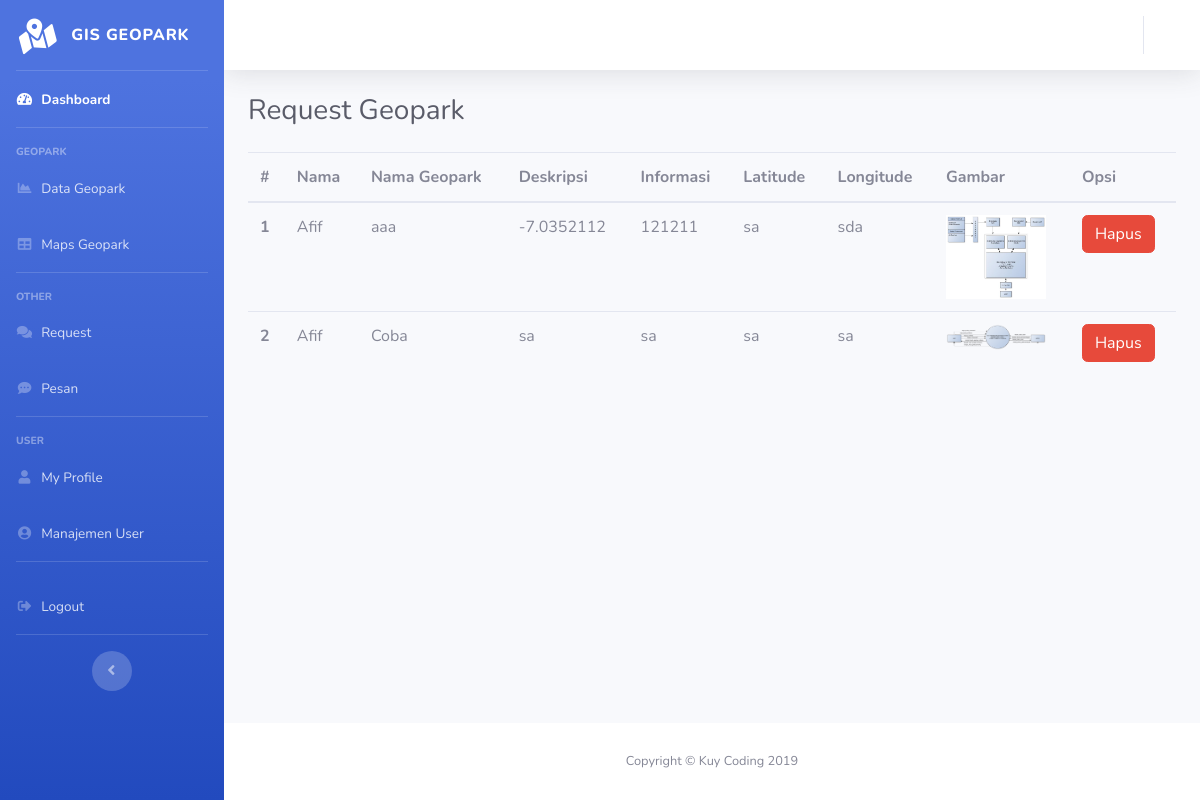
The page /admin/req.php (signed in) on the database its author committed.
### tables this page shows
CREATE TABLE `request` (
  `id_request` int(11) NOT NULL,
  `id_user` int(11) NOT NULL,
  `nama_geo` varchar(128) NOT NULL,
  `deskripsi` text NOT NULL,
  `info` text NOT NULL,
  `lat` varchar(128) NOT NULL,
  `lon` varchar(128) NOT NULL,
  `gambar` text NOT NULL
);

CREATE TABLE `user` (
  `id_user` int(11) NOT NULL,
  `nama` varchar(128) NOT NULL,
  `email` varchar(128) NOT NULL,
  `password` varchar(128) NOT NULL,
  `image` varchar(128) NOT NULL,
  `date_created` int(11) NOT NULL
);

### admin/req.php (the view, shortened to what this page needs)
<?php include_once('template/header.php'); ?>
<?php include_once('template/sidebar.php'); ?>
<?php include_once('template/topbar.php'); ?>
<div class="container">
    <div class="d-sm-flex align-items-center justify-content-between mb-4">
        <h1 class="h3 mb-0 text-gray-800">Request Geopark</h1>
    </div>
    <table class="table table-hover">
        <thead>
            <tr>
                <th scope="col">#</th>
                <th scope="col">Nama</th>
                <th scope="col">Nama Geopark</th>
                <th scope="col">Deskripsi</th>
                <th scope="col">Informasi</th>
                <th scope="col">Latitude</th>
                <th scope="col">Longitude</th>
                <th scope="col">Gambar</th>
                <th scope="col">Opsi</th>
            </tr>
        </thead>
        <tbody>
            <?php
            $no = 1;
            $query = mysqli_query($con, "SELECT nama,id_request,nama_geo,deskripsi,info,lat,lon,gambar FROM user,request");
            while ($data = mysqli_fetch_array($query)) {
                ?>
                <tr>
                    <th scope="row"><?= $no++ ?></th>
                    <td><?= $data['nama'] ?></td>
                    <td><?= $data['nama_geo'] ?></td>
                    <td><?= $data['deskripsi'] ?></td>
                    <td><?= $data['info'] ?></td>
                    <td><?= $data['lat'] ?></td>
                    <td><?= $data['lon'] ?></td>
                    <td>
                        <img src="<?= "../assets/img/upload/" . $data['gambar'] ?>" width="100" alt="">
                    </td>
                    <td>
                        <a href="hapus_req.php?id=<?= $data['id_request'] ?>" onclick="return confirm('Yakin hapus user?')" class="btn btn-danger">Hapus</a>
                    </td>
                </tr>
            <?php
        }
        ?>
        </tbody>
    </table>
</div>
</div>
<?php include('template/footer.php') ?>

### rows shown on the page
request: user.nama "Afif", nama_geo "aaa", deskripsi "-7.0352112", info "121211", lat "sa", lon "sda", gambar (picture)
request: id_user.nama "Afif", nama_geo "Coba", deskripsi "sa", info "sa", lat "sa", lon "sa", gambar (picture)
